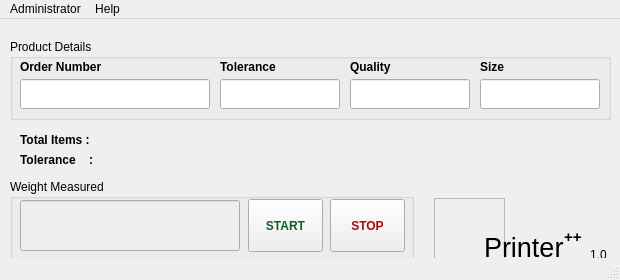
<?xml version="1.0" encoding="UTF-8"?>
<ui version="4.0">
 <class>MainWindow</class>
 <widget class="QMainWindow" name="MainWindow">
  <property name="geometry">
   <rect>
    <x>0</x>
    <y>0</y>
    <width>620</width>
    <height>280</height>
   </rect>
  </property>
  <property name="maximumSize">
   <size>
    <width>620</width>
    <height>280</height>
   </size>
  </property>
  <property name="windowTitle">
   <string>Printer++   Ver 1.0</string>
  </property>
  <property name="windowIcon">
   <iconset resource="images.qrc">
    <normaloff>:/new/images/app_icon.png</normaloff>:/new/images/app_icon.png</iconset>
  </property>
  <widget class="QWidget" name="centralWidget">
   <widget class="QFrame" name="app_image">
    <property name="geometry">
     <rect>
      <x>434</x>
      <y>179</y>
      <width>71</width>
      <height>61</height>
     </rect>
    </property>
    <property name="styleSheet">
     <string notr="true">image: url(:/new/images/back_ground.png);</string>
    </property>
    <property name="frameShape">
     <enum>QFrame::StyledPanel</enum>
    </property>
    <property name="frameShadow">
     <enum>QFrame::Raised</enum>
    </property>
   </widget>
   <widget class="QLabel" name="name_label">
    <property name="geometry">
     <rect>
      <x>484</x>
      <y>218</y>
      <width>81</width>
      <height>21</height>
     </rect>
    </property>
    <property name="font">
     <font>
      <pointsize>20</pointsize>
      <italic>false</italic>
     </font>
    </property>
    <property name="text">
     <string>Printer</string>
    </property>
   </widget>
   <widget class="QLabel" name="name_label2">
    <property name="geometry">
     <rect>
      <x>564</x>
      <y>210</y>
      <width>31</width>
      <height>16</height>
     </rect>
    </property>
    <property name="font">
     <font>
      <pointsize>11</pointsize>
      <weight>75</weight>
      <bold>true</bold>
     </font>
    </property>
    <property name="text">
     <string>++</string>
    </property>
   </widget>
   <widget class="QLabel" name="versio_label">
    <property name="geometry">
     <rect>
      <x>590</x>
      <y>228</y>
      <width>21</width>
      <height>16</height>
     </rect>
    </property>
    <property name="text">
     <string>1.0</string>
    </property>
   </widget>
   <widget class="QLabel" name="date_label">
    <property name="geometry">
     <rect>
      <x>440</x>
      <y>2</y>
      <width>91</width>
      <height>20</height>
     </rect>
    </property>
    <property name="font">
     <font>
      <pointsize>9</pointsize>
      <weight>75</weight>
      <bold>true</bold>
     </font>
    </property>
    <property name="text">
     <string/>
    </property>
    <property name="alignment">
     <set>Qt::AlignRight|Qt::AlignTrailing|Qt::AlignVCenter</set>
    </property>
   </widget>
   <widget class="QLabel" name="time_label">
    <property name="geometry">
     <rect>
      <x>550</x>
      <y>2</y>
      <width>61</width>
      <height>20</height>
     </rect>
    </property>
    <property name="font">
     <font>
      <pointsize>9</pointsize>
      <weight>75</weight>
      <bold>true</bold>
     </font>
    </property>
    <property name="text">
     <string/>
    </property>
    <property name="alignment">
     <set>Qt::AlignRight|Qt::AlignTrailing|Qt::AlignVCenter</set>
    </property>
   </widget>
   <widget class="QLabel" name="toleranceper_label">
    <property name="geometry">
     <rect>
      <x>20</x>
      <y>130</y>
      <width>81</width>
      <height>21</height>
     </rect>
    </property>
    <property name="font">
     <font>
      <pointsize>9</pointsize>
      <weight>75</weight>
      <bold>true</bold>
     </font>
    </property>
    <property name="text">
     <string>Tolerance    :</string>
    </property>
    <property name="alignment">
     <set>Qt::AlignLeading|Qt::AlignLeft|Qt::AlignVCenter</set>
    </property>
   </widget>
   <widget class="QLabel" name="tolerancedisp_label">
    <property name="geometry">
     <rect>
      <x>103</x>
      <y>130</y>
      <width>81</width>
      <height>21</height>
     </rect>
    </property>
    <property name="font">
     <font>
      <pointsize>9</pointsize>
      <weight>75</weight>
      <bold>true</bold>
     </font>
    </property>
    <property name="styleSheet">
     <string notr="true">color: rgb(179, 4, 7);</string>
    </property>
    <property name="text">
     <string/>
    </property>
    <property name="alignment">
     <set>Qt::AlignLeading|Qt::AlignLeft|Qt::AlignVCenter</set>
    </property>
   </widget>
   <widget class="QLabel" name="totalitemdisp_label">
    <property name="geometry">
     <rect>
      <x>103</x>
      <y>110</y>
      <width>81</width>
      <height>21</height>
     </rect>
    </property>
    <property name="font">
     <font>
      <pointsize>9</pointsize>
      <weight>75</weight>
      <bold>true</bold>
     </font>
    </property>
    <property name="styleSheet">
     <string notr="true">color: rgb(85, 0, 255);</string>
    </property>
    <property name="text">
     <string/>
    </property>
    <property name="alignment">
     <set>Qt::AlignLeading|Qt::AlignLeft|Qt::AlignVCenter</set>
    </property>
   </widget>
   <widget class="QLabel" name="totalitem_label">
    <property name="geometry">
     <rect>
      <x>20</x>
      <y>110</y>
      <width>81</width>
      <height>21</height>
     </rect>
    </property>
    <property name="font">
     <font>
      <pointsize>9</pointsize>
      <weight>75</weight>
      <bold>true</bold>
     </font>
    </property>
    <property name="text">
     <string>Total Items :</string>
    </property>
    <property name="alignment">
     <set>Qt::AlignLeading|Qt::AlignLeft|Qt::AlignVCenter</set>
    </property>
   </widget>
   <widget class="QGroupBox" name="groupBox">
    <property name="geometry">
     <rect>
      <x>10</x>
      <y>20</y>
      <width>601</width>
      <height>81</height>
     </rect>
    </property>
    <property name="title">
     <string>Product Details</string>
    </property>
    <widget class="QLabel" name="label">
     <property name="geometry">
      <rect>
       <x>210</x>
       <y>20</y>
       <width>81</width>
       <height>16</height>
      </rect>
     </property>
     <property name="font">
      <font>
       <pointsize>9</pointsize>
       <weight>75</weight>
       <bold>true</bold>
      </font>
     </property>
     <property name="text">
      <string>Tolerance</string>
     </property>
    </widget>
    <widget class="QLineEdit" name="quality_edit">
     <property name="geometry">
      <rect>
       <x>340</x>
       <y>40</y>
       <width>120</width>
       <height>30</height>
      </rect>
     </property>
     <property name="font">
      <font>
       <pointsize>12</pointsize>
       <weight>50</weight>
       <bold>false</bold>
      </font>
     </property>
     <property name="whatsThis">
      <string>Quality of product</string>
     </property>
     <property name="text">
      <string/>
     </property>
     <property name="maxLength">
      <number>11</number>
     </property>
     <property name="alignment">
      <set>Qt::AlignCenter</set>
     </property>
    </widget>
    <widget class="QLabel" name="label_2">
     <property name="geometry">
      <rect>
       <x>340</x>
       <y>20</y>
       <width>81</width>
       <height>16</height>
      </rect>
     </property>
     <property name="font">
      <font>
       <pointsize>9</pointsize>
       <weight>75</weight>
       <bold>true</bold>
      </font>
     </property>
     <property name="text">
      <string>Quality</string>
     </property>
    </widget>
    <widget class="QLabel" name="label_3">
     <property name="geometry">
      <rect>
       <x>470</x>
       <y>20</y>
       <width>81</width>
       <height>16</height>
      </rect>
     </property>
     <property name="font">
      <font>
       <pointsize>9</pointsize>
       <weight>75</weight>
       <bold>true</bold>
      </font>
     </property>
     <property name="text">
      <string>Size</string>
     </property>
    </widget>
    <widget class="QLineEdit" name="order_edit">
     <property name="geometry">
      <rect>
       <x>10</x>
       <y>40</y>
       <width>190</width>
       <height>30</height>
      </rect>
     </property>
     <property name="font">
      <font>
       <pointsize>12</pointsize>
       <weight>75</weight>
       <bold>true</bold>
      </font>
     </property>
     <property name="whatsThis">
      <string extracomment="Order Number">Order Number</string>
     </property>
     <property name="styleSheet">
      <string notr="true">color: rgb(179, 4, 7);</string>
     </property>
     <property name="text">
      <string/>
     </property>
     <property name="maxLength">
      <number>10</number>
     </property>
     <property name="alignment">
      <set>Qt::AlignCenter</set>
     </property>
    </widget>
    <widget class="QLineEdit" name="tolerance_edit">
     <property name="geometry">
      <rect>
       <x>210</x>
       <y>40</y>
       <width>120</width>
       <height>30</height>
      </rect>
     </property>
     <property name="font">
      <font>
       <pointsize>12</pointsize>
       <weight>50</weight>
       <bold>false</bold>
      </font>
     </property>
     <property name="whatsThis">
      <string>Actual weight expected</string>
     </property>
     <property name="text">
      <string/>
     </property>
     <property name="alignment">
      <set>Qt::AlignCenter</set>
     </property>
    </widget>
    <widget class="QLabel" name="order_label">
     <property name="geometry">
      <rect>
       <x>10</x>
       <y>20</y>
       <width>91</width>
       <height>16</height>
      </rect>
     </property>
     <property name="font">
      <font>
       <pointsize>9</pointsize>
       <weight>75</weight>
       <bold>true</bold>
      </font>
     </property>
     <property name="text">
      <string>Order Number</string>
     </property>
    </widget>
    <widget class="QLineEdit" name="size_edit">
     <property name="geometry">
      <rect>
       <x>470</x>
       <y>40</y>
       <width>120</width>
       <height>30</height>
      </rect>
     </property>
     <property name="font">
      <font>
       <pointsize>12</pointsize>
       <weight>50</weight>
       <bold>false</bold>
      </font>
     </property>
     <property name="whatsThis">
      <string>Size category of product</string>
     </property>
     <property name="text">
      <string/>
     </property>
     <property name="maxLength">
      <number>8</number>
     </property>
     <property name="alignment">
      <set>Qt::AlignCenter</set>
     </property>
    </widget>
   </widget>
   <widget class="QGroupBox" name="groupBox_2">
    <property name="geometry">
     <rect>
      <x>10</x>
      <y>160</y>
      <width>404</width>
      <height>81</height>
     </rect>
    </property>
    <property name="title">
     <string>Weight Measured</string>
    </property>
    <widget class="QPushButton" name="stop_button">
     <property name="geometry">
      <rect>
       <x>320</x>
       <y>20</y>
       <width>75</width>
       <height>53</height>
      </rect>
     </property>
     <property name="font">
      <font>
       <pointsize>9</pointsize>
       <weight>75</weight>
       <bold>true</bold>
      </font>
     </property>
     <property name="styleSheet">
      <string notr="true">color: rgb(179, 4, 7);</string>
     </property>
     <property name="text">
      <string>STOP</string>
     </property>
    </widget>
    <widget class="QLineEdit" name="weight_edit">
     <property name="enabled">
      <bool>false</bool>
     </property>
     <property name="geometry">
      <rect>
       <x>10</x>
       <y>21</y>
       <width>220</width>
       <height>51</height>
      </rect>
     </property>
     <property name="font">
      <font>
       <pointsize>28</pointsize>
      </font>
     </property>
     <property name="text">
      <string/>
     </property>
     <property name="alignment">
      <set>Qt::AlignRight|Qt::AlignTrailing|Qt::AlignVCenter</set>
     </property>
    </widget>
    <widget class="QPushButton" name="start_button">
     <property name="geometry">
      <rect>
       <x>238</x>
       <y>20</y>
       <width>75</width>
       <height>53</height>
      </rect>
     </property>
     <property name="font">
      <font>
       <pointsize>9</pointsize>
       <weight>75</weight>
       <bold>true</bold>
      </font>
     </property>
     <property name="styleSheet">
      <string notr="true">color: rgb(4, 100, 31);</string>
     </property>
     <property name="text">
      <string>START</string>
     </property>
    </widget>
   </widget>
  </widget>
  <widget class="QStatusBar" name="statusBar"/>
  <widget class="QMenuBar" name="menuBar">
   <property name="geometry">
    <rect>
     <x>0</x>
     <y>0</y>
     <width>620</width>
     <height>20</height>
    </rect>
   </property>
   <widget class="QMenu" name="menuAdmin">
    <property name="title">
     <string>Administrator</string>
    </property>
    <addaction name="actionSettings"/>
   </widget>
   <widget class="QMenu" name="menuAbout">
    <property name="title">
     <string>Help</string>
    </property>
    <addaction name="actionAbout"/>
   </widget>
   <addaction name="menuAdmin"/>
   <addaction name="menuAbout"/>
  </widget>
  <action name="actionSettings">
   <property name="icon">
    <iconset resource="images.qrc">
     <normaloff>:/new/images/Settings.ico</normaloff>:/new/images/Settings.ico</iconset>
   </property>
   <property name="text">
    <string>Settings</string>
   </property>
  </action>
  <action name="actionAbout">
   <property name="icon">
    <iconset resource="images.qrc">
     <normaloff>:/new/images/Help.ico</normaloff>:/new/images/Help.ico</iconset>
   </property>
   <property name="text">
    <string>About</string>
   </property>
  </action>
 </widget>
 <layoutdefault spacing="6" margin="11"/>
 <tabstops>
  <tabstop>order_edit</tabstop>
  <tabstop>tolerance_edit</tabstop>
  <tabstop>quality_edit</tabstop>
  <tabstop>size_edit</tabstop>
  <tabstop>weight_edit</tabstop>
  <tabstop>start_button</tabstop>
  <tabstop>stop_button</tabstop>
 </tabstops>
 <resources>
  <include location="images.qrc"/>
 </resources>
 <connections/>
</ui>
